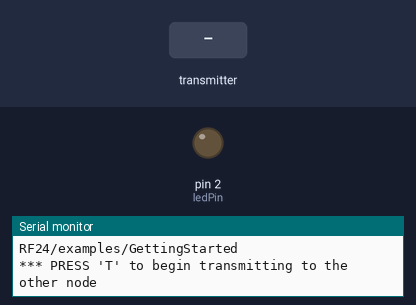
A sketch run on a simulated Arduino Uno, built with avr-gcc and run on an emulated ATmega328P. Shown: output pins drawn as LEDs (lit = HIGH), the last lines printed to the serial monitor. Inputs (shaded band) come from the test bench. No radio packets arrive unless stated.

Above: at 1.2 s.
1.3 s: the transmitter starts sending returnState = 1
At 1.8 s:
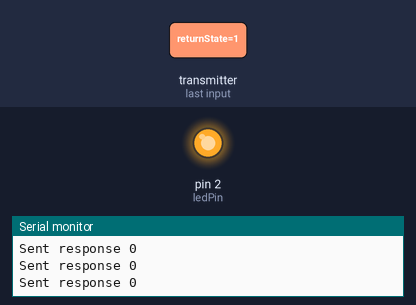
6.3 s: the transmitter starts sending returnState = 0
At 6.8 s:
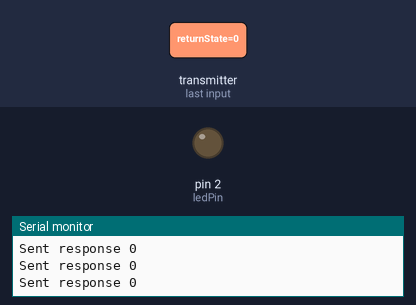
Timing chart, 0 to 8.8 s (numbered marks = the images above; inputs shaded):
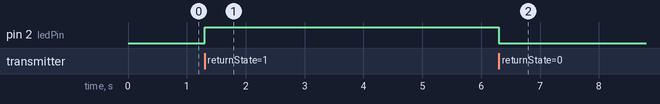

Measured:
- after the input at 1.3 s, pin 2 (ledPin): LOW → HIGH at once
- after the input at 6.3 s, pin 2 (ledPin): HIGH → LOW at once

The sketch:

RadioButton.ino
```cpp
/*
  Getting Started example sketch for nRF24L01+ radios
  This is a very basic example of how to send data from one node to another
  Updated: Dec 2014 by TMRh20
*/

#include <SPI.h>
#include "RF24.h"

/****************** User Config ***************************/
/***      Set this radio as radio number 0 or 1         ***/
bool radioNumber = 0;

/* Hardware configuration: Set up nRF24L01 radio on SPI bus plus pins 7 & 8 */
RF24 radio(7, 8);
/**********************************************************/

uint64_t addresses[][6] = {"1Node", "2Node"};

// Used to control whether this node is sending or receiving
bool role = 0;
const int ledPin = 2;
const int buttonPIN = 3;

void setup() {
  pinMode(ledPin, OUTPUT);
  Serial.begin(115200);
  Serial.println(F("RF24/examples/GettingStarted"));
  Serial.println(F("*** PRESS 'T' to begin transmitting to the other node"));

  radio.begin();

  // Set the PA Level low to prevent power supply related issues since this is a
  // getting_started sketch, and the likelihood of close proximity of the devices. RF24_PA_MAX is default.
  radio.setPALevel(RF24_PA_LOW);

  // Open a writing and reading pipe on each radio, with opposite addresses
  if (radioNumber) {
    radio.openWritingPipe(addresses[1]);
    radio.openReadingPipe(1, addresses[0]);
  } else {
    radio.openWritingPipe(addresses[0]);
    radio.openReadingPipe(1, addresses[1]);
  }

  // Start the radio listening for data
  radio.startListening();
}

void loop() {


  /****************** Ping Out Role ***************************/
  if (role == 1)  {

    radio.stopListening();                                    // First, stop listening so we can talk.

    unsigned long buttonState = digitalRead(buttonPIN);;
    unsigned long start_time = micros();
    Serial.println(F("Now sending"));

    if (!radio.write( &buttonState, sizeof(unsigned long) )) {
      Serial.println(F("failed"));
    }

    radio.startListening();                                    // Now, continue listening

    unsigned long started_waiting_at = micros();               // Set up a timeout period, get the current microseconds
    boolean timeout = false;                                   // Set up a variable to indicate if a response was received or not

    while ( ! radio.available() ) {                            // While nothing is received
      if (micros() - started_waiting_at > 200000 ) {           // If waited longer than 200ms, indicate timeout and exit while loop
        timeout = true;
        break;
      }
    }

    if ( timeout ) {                                            // Describe the results
      Serial.println(F("Failed, response timed out."));
    } else {
      unsigned long returnState;
      radio.read( &returnState, sizeof(unsigned long) );
      unsigned long end_time = micros();

      // Spew it
      Serial.print(F("Sent "));
      Serial.print(buttonState);
      Serial.print(F(", Got response "));
      Serial.print(returnState);
      Serial.print(F(", Round-trip delay "));
      Serial.print(end_time - start_time);
      Serial.println(F(" microseconds"));
    }

    // Try again 1s later
    delay(1000);
  }


  /****************** Pong Back Role ***************************/

  if ( role == 0 )
  {
    unsigned long buttonState;

    if ( radio.available()) {
      // Variable for the received timestamp
      while (radio.available()) {                                   // While there is data ready
        radio.read( &buttonState, sizeof(unsigned long) );             // Get the payload
      }

      radio.stopListening();                                        // First, stop listening so we can talk
      if (buttonState == HIGH) {
        // turn LED on:
        digitalWrite(ledPin, HIGH);
      } else {
        // turn LED off:
        digitalWrite(ledPin, LOW);
      }
      buttonState = LOW;
      radio.write( &buttonState, sizeof(unsigned long) );              // Send the final one back.
      radio.startListening();                                       // Now, resume listening so we catch the next packets.
      Serial.print(F("Sent response "));
      Serial.println(buttonState);
    }
  }


  /****************** Change Roles via Serial Commands ***************************/

  if ( Serial.available() )
  {
    char c = toupper(Serial.read());
    if ( c == 'T' && role == 0 ) {
      Serial.println(F("*** CHANGING TO TRANSMIT ROLE -- PRESS 'R' TO SWITCH BACK"));
      role = 1;                  // Become the primary transmitter (ping out)

    } else if ( c == 'R' && role == 1 ) {
      Serial.println(F("*** CHANGING TO RECEIVE ROLE -- PRESS 'T' TO SWITCH BACK"));
      role = 0;                // Become the primary receiver (pong back)
      radio.startListening();

    }
  }


} // Loop
```
